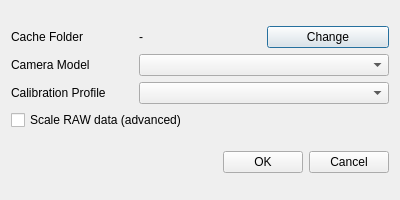
<?xml version="1.0" encoding="UTF-8"?>
<ui version="4.0">
 <class>OptionsDialog</class>
 <widget class="QDialog" name="OptionsDialog">
  <property name="geometry">
   <rect>
    <x>0</x>
    <y>0</y>
    <width>400</width>
    <height>200</height>
   </rect>
  </property>
  <property name="windowTitle">
   <string>Preferences</string>
  </property>
  <layout class="QVBoxLayout" name="verticalLayout">
   <item>
    <layout class="QGridLayout" name="gridLayout">
     <item row="0" column="0">
      <widget class="QLabel" name="labelCache">
       <property name="text">
        <string>Cache Folder</string>
       </property>
      </widget>
     </item>
     <item row="0" column="1">
      <widget class="QLabel" name="cacheFolderLabel">
       <property name="text">
        <string>-</string>
       </property>
      </widget>
     </item>
     <item row="0" column="2">
      <widget class="QPushButton" name="changeCacheBtn">
       <property name="text">
        <string>Change</string>
       </property>
      </widget>
     </item>
     <item row="1" column="0">
      <widget class="QLabel" name="labelCamera">
       <property name="text">
        <string>Camera Model</string>
       </property>
      </widget>
     </item>
     <item row="1" column="1" colspan="2">
      <widget class="QComboBox" name="cameraModelCombo"/>
     </item>
     <item row="2" column="0">
      <widget class="QLabel" name="labelProfile">
       <property name="text">
        <string>Calibration Profile</string>
       </property>
      </widget>
     </item>
     <item row="2" column="1" colspan="2">
      <widget class="QComboBox" name="profileCombo"/>
     </item>
     <item row="3" column="0" colspan="3">
      <widget class="QCheckBox" name="scaleRawCheck">
       <property name="text">
        <string>Scale RAW data (advanced)</string>
       </property>
      </widget>
     </item>
    </layout>
   </item>
   <item>
    <layout class="QHBoxLayout" name="buttonLayout">
     <item>
      <spacer name="horizontalSpacer">
       <property name="orientation">
        <enum>Qt::Horizontal</enum>
       </property>
       <property name="sizeHint" stdset="0">
        <size>
         <width>40</width>
         <height>20</height>
        </size>
       </property>
      </spacer>
     </item>
     <item>
      <widget class="QPushButton" name="buttonBoxOk">
       <property name="text">
        <string>OK</string>
       </property>
      </widget>
     </item>
     <item>
      <widget class="QPushButton" name="buttonBoxCancel">
       <property name="text">
        <string>Cancel</string>
       </property>
      </widget>
     </item>
    </layout>
   </item>
  </layout>
</widget>
 <connections/>
</ui>
